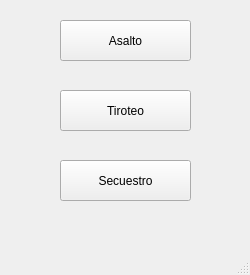
<?xml version="1.0" encoding="UTF-8"?>
<ui version="4.0">
 <class>MainWindow</class>
 <widget class="QMainWindow" name="MainWindow">
  <property name="geometry">
   <rect>
    <x>0</x>
    <y>0</y>
    <width>250</width>
    <height>275</height>
   </rect>
  </property>
  <property name="minimumSize">
   <size>
    <width>250</width>
    <height>275</height>
   </size>
  </property>
  <property name="maximumSize">
   <size>
    <width>250</width>
    <height>275</height>
   </size>
  </property>
  <property name="windowTitle">
   <string>Crimen</string>
  </property>
  <widget class="QWidget" name="centralwidget">
   <widget class="QPushButton" name="button_asalto">
    <property name="geometry">
     <rect>
      <x>60</x>
      <y>20</y>
      <width>131</width>
      <height>41</height>
     </rect>
    </property>
    <property name="text">
     <string>Asalto</string>
    </property>
   </widget>
   <widget class="QPushButton" name="button_tiroteo">
    <property name="geometry">
     <rect>
      <x>60</x>
      <y>90</y>
      <width>131</width>
      <height>41</height>
     </rect>
    </property>
    <property name="text">
     <string>Tiroteo</string>
    </property>
   </widget>
   <widget class="QPushButton" name="button_secuestro">
    <property name="geometry">
     <rect>
      <x>60</x>
      <y>160</y>
      <width>131</width>
      <height>41</height>
     </rect>
    </property>
    <property name="text">
     <string>Secuestro</string>
    </property>
   </widget>
  </widget>
  <widget class="QMenuBar" name="menubar">
   <property name="geometry">
    <rect>
     <x>0</x>
     <y>0</y>
     <width>250</width>
     <height>21</height>
    </rect>
   </property>
  </widget>
  <widget class="QStatusBar" name="statusbar"/>
 </widget>
 <resources/>
 <connections/>
</ui>
